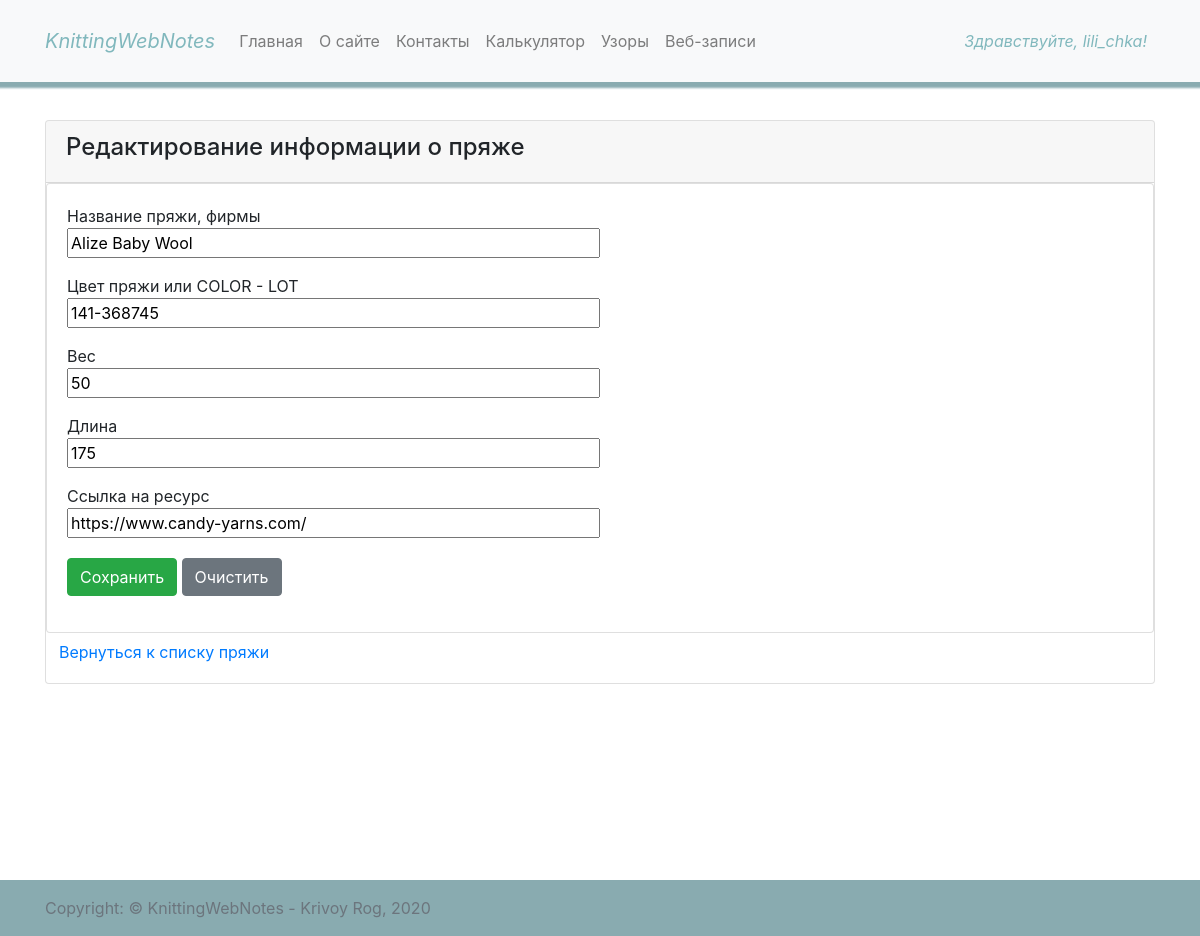
Page /yarns/edit/1 (signed in) on the committed database.
### webnotes/models.py (models this page shows, shortened)
class Yarn(models.Model):
    name = models.CharField(max_length=100, null=False)
    color_lot = models.CharField(max_length=100, null=False)
    weight = models.PositiveIntegerField(null=True, blank=True)
    length = models.PositiveIntegerField(null=True, blank=True)
    label = models.FileField(null=True, upload_to='upload/yarns', blank=True)
    source = models.URLField(null=True, blank=True)
    user = models.ForeignKey(User, on_delete=models.CASCADE)

### yarns/views.py (the view, shortened to what this page needs)
# urls.py: re_path(r'^edit/(?P<pattern_id>[0-9]+)$', edit),
def edit(request, yarn_id):
    data = dict()
    data['title'] = 'Редактирование информации о пряже'
    yarn = Yarn.objects.get(id=yarn_id)
    if request.method == 'GET':
        if request.user.is_authenticated:
            data['form'] = YarnForm2(instance=yarn)
            data['yarn'] = yarn
            return render(request, 'yarns/edit.html', context=data)
        else:
            logout(request)
            return redirect('/accounts/sign_up')

### yarns/forms.py
class YarnForm2(forms.ModelForm):
    name = forms.CharField(label='Название пряжи, фирмы')
    color_lot = forms.CharField(label='Цвет пряжи или COLOR - LOT', help_text='Например: 141 - 368700')
    weight = forms.IntegerField(label='Вес')
    length = forms.IntegerField(label='Длина')
    source = forms.URLField(label='Ссылка на ресурс', help_text='Ссылка на сайт магазина или на обзор пряжи')
    class Meta:
        model = Yarn
        fields = ('name', 'color_lot', 'weight', 'length', 'source')

### templates/yarns/edit.html (shortened to what this page needs)
{% extends 'layout/base.html' %}
{% block content %}
<div class="container">
    <div class="card" id="card_info">
        <div class="card-header">
            <h4>{{ title }}</h4>
        </div>
        <div class="card card-body">
            <form method="post" action="/yarns/edit/{{ yarn.id }}">
                {% for field in form %}
                    <div class="form-group">
                        {{ field.label }}
                        <div>{{ field }}</div>
                    </div>
                {% endfor %}
                <p style="margin-top: 20px">
                    <input id="save" type="submit" value="Сохранить" class="btn btn-success">
                    <input id="cancel" type="reset" value="Очистить" class="btn btn-secondary">
                </p>
            </form>
        </div>
        <h5 class="card-title">
            <a class="btn btn-link" href="/yarns/{{ user.id }}" role="button">Вернуться к списку пряжи</a>
        </h5>
    </div>
</div>
{% endblock content %}

### templates/layout/nav.html (shortened to what this page needs)
<nav id="nav-color" class="navbar navbar-expand-lg navbar-light fixed-top bg-light">
    <div class="container">
        <a class="navbar-brand" href="/" style="font-style: italic; color: #81B8BD;">KnittingWebNotes</a>
        <div class="collapse navbar-collapse" id="navbars">
            <ul class="navbar-nav mr-auto">
                <li class="nav-item">
                    <a class="nav-link" href="/">Главная</a>
                </li>
                <li class="nav-item">
                    <a class="nav-link" href="/home/about">О сайте</a>
                </li>
                <li class="nav-item">
                    <a class="nav-link" href="/home/contacts">Контакты</a>
                </li>
                <li class="nav-item">
                    <a class="nav-link" href="/calculator">Калькулятор</a>
                </li>
                <li class="nav-item">
                    <a class="nav-link" href="/patterns/public">Узоры</a>
                </li>
                <li class="nav-item">
                    <a class="nav-link" href="/webnotes/public">Веб-записи</a>
                </li>
            </ul>
            <ul class="navbar-nav navbar-right" >
                <li class="nav-item dropdown">
                    <a class="nav-link dropdown" href="#" id="dropdown01" data-toggle="dropdown" aria-haspopup="true" aria-expanded="false" style="font-style: italic; text-weight: bold; color: #81B8BD;">
                        Здравствуйте,
                        {% if user.is_authenticated %}
                            {{ user.username }}!
                        {% else %}
                            войдите!
                        {% endif %}
                        </a>
                </li>
            </ul>
        </div>
    </div>
</nav>

### static/css/base.css (style rules this page uses)
body { padding-top: 5rem; }
#nav-color { padding-top: 1.3rem; padding-bottom: 1.3rem; -moz-box-shadow: 1px 1px 2px 5px #89abb0; -webkit-box-shadow: 1px 1px 2px 5px #89abb0; box-shadow: 1px 1px 2px 5px #89abb0; }

### static/css/sticky-footer.css (style rules this page uses)
main > .container { padding: 40px 15px 0; }

### templates/yarns/edit.html (style rules this page uses)
.form-group input { width: 50%; height: 30px; }

### rows in the picture
Yarn: form "Alize Baby Wool" "141-368745" "50" "175" "https://www.candy-yarns.com/"

### other values in the picture
{{ user.username }} "lili_chka"
{{ title }} "Редактирование информации о пряже"
{{ field.label }} "Название пряжи, фирмы" "Цвет пряжи или COLOR - LOT" "Вес" "Длина" "Ссылка на ресурс"
